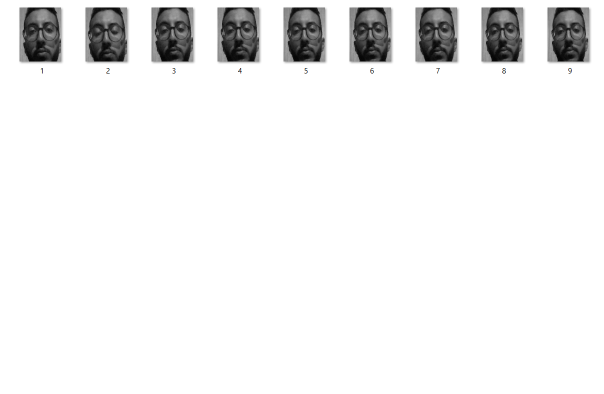
#> input picture Face Detection using Python and OpenCV with webcam/dataset.png, 1208 x 787 px, given in place of the camera (shown at 1/2 size)
$ python create_data.py
#> lines starting #> are read from the running program, lines starting #| are printed output that depends on the picture; after the words box and inside, x2 and y2 are one past the last pixel; in counts of white or black regions, pixels touching at a corner belong together
#Creating the database
#It captures Images and Saves them into Dataset
#Folder under the folder name is sub_data

import cv2,  os
haad_file="haarcascade_frontalface_default.xml"


#All faces data will be present in this folder
datasets = 'datasets'


#There are also other sub_datasets
#I've used my name here "iyed"
#You can change the label here
sub_data = 'iyed'

path = os.path.join(datasets, sub_data)
if not os.path.isdir(path):
    os.mkdir(path)


#Defining the size of the image
(width, height) = (100, 130)


# '0' is used for my personal webcam
# If you've another webcam
# Just attach the number '1'
face_cascade = cv2.CascadeClassifier(haad_file)
webcam = cv2.VideoCapture(0)


#The program loops until it collects 30 images of faces
count = 1
while count < 10:
    (_, im) = webcam.read()
#> im is the input picture: shape (787, 1208, 3); mean B, G, R 239.9, 239.9, 239.9
    gray = cv2.cvtColor(im, cv2.COLOR_BGR2GRAY)
    faces = face_cascade.detectMultiScale(gray, 1.3, 4)
#> faces = [[299, 21, 94, 94], [563, 24, 89, 89], [829, 22, 89, 89], [1090, 23, 89, 89], [38, 25, 89, 89], [168, 26, 89, 89], [431, 24, 89, 89], [696, 23, 89, 89], [959, 24, 89, 89]]


    for(x, y, w, h) in faces:
        cv2.rectangle(im, (x, y), (x+w, y+h), (255, 0, 0), 2)
        face = gray[y: y+h, x: x+w]
        face_resize = cv2.resize(face, (width, height))
        cv2.imwrite('% s/% s.png' % (path, count), face_resize)
#> this loop made 9 passes
#> pass 1, `face = gray[y: y+h, x: x+w]`:
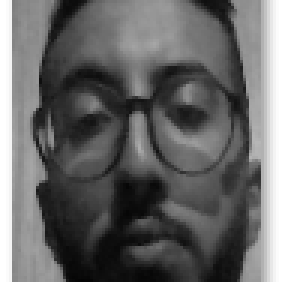
#> face: shape (94, 94) (shown 3 times larger); min 4, max 255, mean 101.1
#> pass 1, `face_resize = cv2.resize(face, (width, height))`:
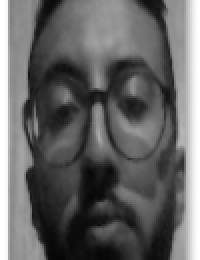
#> face_resize: shape (130, 100) (shown 2 times larger); min 4, max 255, mean 101
#> pass 2, `face = gray[y: y+h, x: x+w]`:
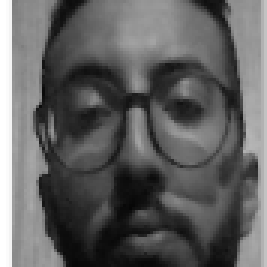
#> face: shape (89, 89) (shown 3 times larger); min 6, max 255, mean 96.1
#> pass 2, `face_resize = cv2.resize(face, (width, height))`:
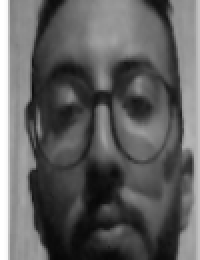
#> face_resize: shape (130, 100) (shown 2 times larger); min 7, max 255, mean 96
#> after the loop:
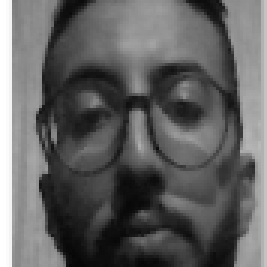
#> face: shape (89, 89) (shown 3 times larger); min 6, max 255, mean 96.8
#> after the loop:
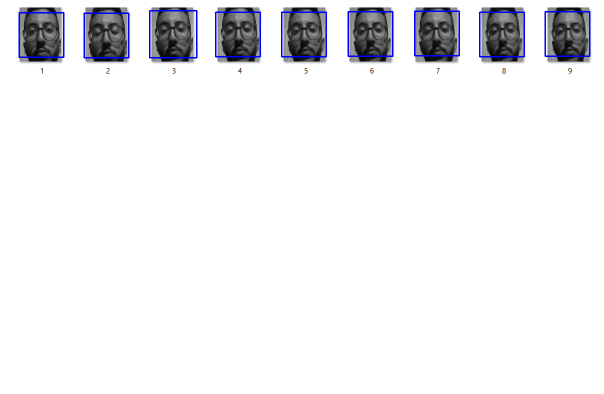
#> im: shape (787, 1208, 3) (shown at 1/2 size); 1.01% of pixels changed, all inside (x1, y1, x2, y2) = (37, 20, 1181, 117)
    count+= 1

    cv2.imshow('Face Detection', im)
    key = cv2.waitKey(10)
#> (key Esc is pressed here)
    if key == 'q':
        break
